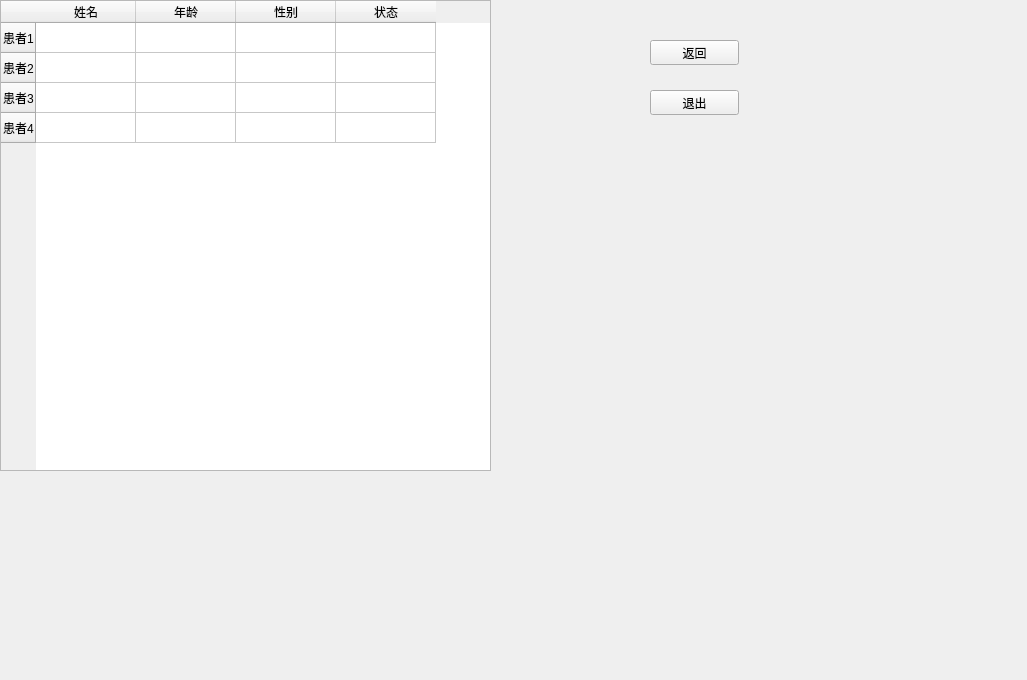
<?xml version="1.0" encoding="UTF-8"?>
<ui version="4.0">
 <class>GuaHaoInformation</class>
 <widget class="QWidget" name="GuaHaoInformation">
  <property name="geometry">
   <rect>
    <x>0</x>
    <y>0</y>
    <width>1027</width>
    <height>680</height>
   </rect>
  </property>
  <property name="windowTitle">
   <string>Form</string>
  </property>
  <widget class="QTableWidget" name="tableWidget">
   <property name="geometry">
    <rect>
     <x>0</x>
     <y>0</y>
     <width>491</width>
     <height>471</height>
    </rect>
   </property>
   <row>
    <property name="text">
     <string>患者1</string>
    </property>
   </row>
   <row>
    <property name="text">
     <string>患者2</string>
    </property>
   </row>
   <row>
    <property name="text">
     <string>患者3</string>
    </property>
   </row>
   <row>
    <property name="text">
     <string>患者4</string>
    </property>
   </row>
   <column>
    <property name="text">
     <string>姓名</string>
    </property>
   </column>
   <column>
    <property name="text">
     <string>年龄</string>
    </property>
   </column>
   <column>
    <property name="text">
     <string>性别</string>
    </property>
   </column>
   <column>
    <property name="text">
     <string>状态</string>
    </property>
   </column>
  </widget>
  <widget class="QPushButton" name="pushButton">
   <property name="geometry">
    <rect>
     <x>650</x>
     <y>40</y>
     <width>89</width>
     <height>25</height>
    </rect>
   </property>
   <property name="text">
    <string>返回</string>
   </property>
  </widget>
  <widget class="QPushButton" name="pushButton_2">
   <property name="geometry">
    <rect>
     <x>650</x>
     <y>90</y>
     <width>89</width>
     <height>25</height>
    </rect>
   </property>
   <property name="text">
    <string>退出</string>
   </property>
  </widget>
 </widget>
 <resources/>
 <connections/>
</ui>
